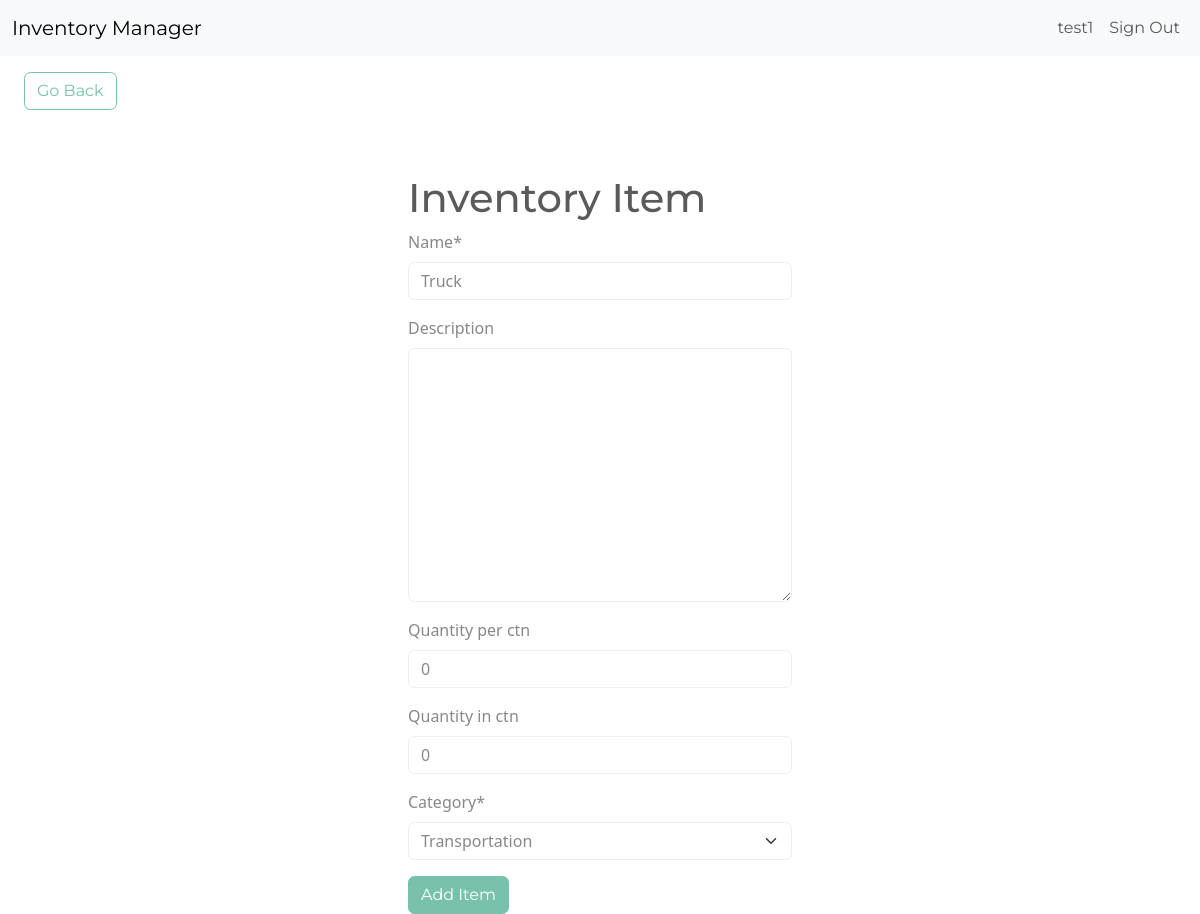
The page /edit-item/1 (signed in) on the database its author committed.
### inventory/models.py (models this page shows, shortened)
class InventoryItem(models.Model):
	picture = models.ImageField(blank=True, null=True)
	name = models.CharField(max_length=200)
	description = models.TextField(blank=True, null=True)
	quantity_per_ctn = models.IntegerField(blank=True, null=True, default=0)
	quantity_in_ctn = models.IntegerField(blank=True, null=True, default=0)
	category = models.ForeignKey('Category', on_delete=models.SET_NULL, blank=True, null=True)
	date_created = models.DateTimeField(auto_now_add=True)

class Category(models.Model):
	name = models.CharField(max_length=200)
	class Meta:
		verbose_name_plural = 'categories'
	def __str__(self):
		return self.name

### inventory/views.py (the view)
# urls.py: path('edit-item/<int:pk>', EditItem.as_view(), name='edit-item'),
class EditItem(LoginRequiredMixin, UpdateView):
	model = InventoryItem
	form_class = InventoryItemForm
	template_name = 'inventory/item_form.html'
	success_url = reverse_lazy('dashboard')

### inventory/forms.py
class InventoryItemForm(forms.ModelForm):
	category = forms.ModelChoiceField(queryset=Category.objects.all(), initial=0)
	class Meta:
		model = InventoryItem
		fields = ['name', 'description', 'quantity_per_ctn', 'quantity_in_ctn', 'category']

### inventory/templates/inventory/item_form.html (shortened to what this page needs)
{% extends 'inventory/base.html' %}
{% load crispy_forms_tags %}
{% block content %}
	<a href="{% url 'dashboard' %}" class="btn btn-outline-primary my-3 mx-4">Go Back</a>
	<div class="row">
		<div class="col-11 col-md-4 mx-auto mt-5">
			<h1>Inventory Item</h1>
			<form method="POST">
				{{ form|crispy }}
				<div class="mt-3">
					<button class="btn btn-primary">Add Item</button>
				</div>
			</form>
		</div>
	</div>
{% endblock content %}

### inventory/templates/inventory/navigation.html (shortened to what this page needs)
<nav class="navbar navbar-expand-lg bg-light">
	<div class="container-fluid">
		<a class="navbar-brand" href="{% url 'index' %}">Inventory Manager</a>
		<div class="collapse navbar-collapse justify-content-end" id="navbarNav">
			<ul class="navbar-nav">
				{% if user.is_authenticated %}
					<li class="nav-item">
						<a class="nav-link" href="#">{{ user.username }}</a>
					</li>
					<li class="nav-item">
						<a class="nav-link" href="{% url 'logout' %}">Sign Out</a>
					</li>
				{% endif %}
			</ul>
		</div>
	</div>
</nav>

### rows shown on the page
InventoryItem: name "Truck", quantity_per_ctn "0", quantity_in_ctn "0", category "Transportation"

### other values the page prints
{{ user.username }} "test1"
